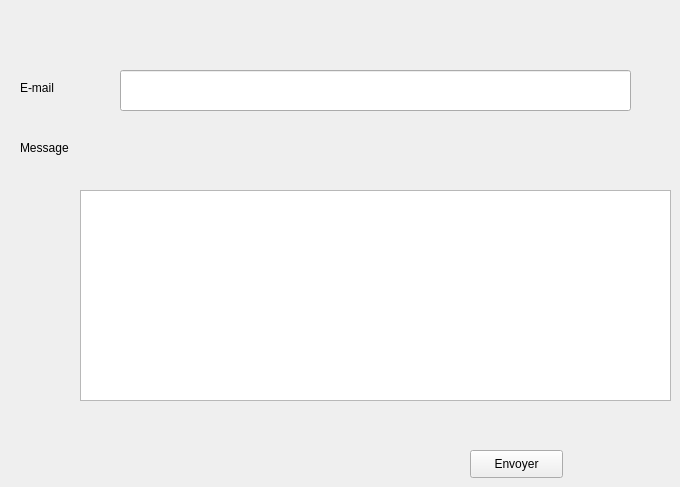
    <widget class="QWidget" name="tab_7">
     <attribute name="title">
      <string>E-mail</string>
     </attribute>
     <widget class="QTextEdit" name="textEdit">
      <property name="geometry">
       <rect>
        <x>80</x>
        <y>190</y>
        <width>591</width>
        <height>211</height>
       </rect>
      </property>
     </widget>
     <widget class="QLineEdit" name="lineEdit">
      <property name="geometry">
       <rect>
        <x>120</x>
        <y>70</y>
        <width>511</width>
        <height>41</height>
       </rect>
      </property>
     </widget>
     <widget class="QLabel" name="label_25">
      <property name="geometry">
       <rect>
        <x>20</x>
        <y>80</y>
        <width>55</width>
        <height>16</height>
       </rect>
      </property>
      <property name="text">
       <string>E-mail</string>
      </property>
     </widget>
     <widget class="QLabel" name="label_26">
      <property name="geometry">
       <rect>
        <x>20</x>
        <y>140</y>
        <width>55</width>
        <height>16</height>
       </rect>
      </property>
      <property name="text">
       <string>Message</string>
      </property>
     </widget>
     <widget class="QPushButton" name="Envoyer">
      <property name="geometry">
       <rect>
        <x>470</x>
        <y>450</y>
        <width>93</width>
        <height>28</height>
       </rect>
      </property>
      <property name="text">
       <string>Envoyer</string>
      </property>
     </widget>
    </widget>
